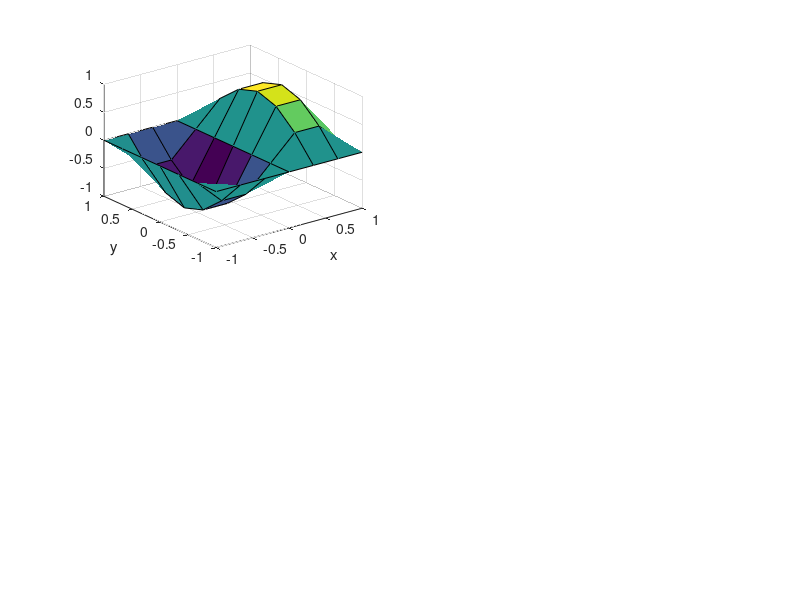

This figure's MATLAB source: (Note: this script raises an error after producing the figure.)
% Number of points and domain
N = 5;
xs = -1;
xe = 1;
ys = -1;
ye = 1;

% Vectors of x and y values
x = linspace(xs, xe, N+2);
y = linspace(ys, ye, N+2);

% Create matrices of x and y values on a grid
[X, Y] = meshgrid(x, y);

% Create function and evaluate it on the 2D Mesh
u_exact_fun = @(x, y)sin(pi*x).*cos(pi*y/2);
u_exact = u_exact_fun(X, Y);

% Create plots using a variety of ways to repersent 2D data
subplot(2, 2, 1)
surf(X, Y, u_exact)
xlabel('x')
ylabel('y')
title('Surface plot of exact solution', 'Grid displayed')
subplot(2, 2, 2)
surf(X, Y, u_exact, 'MeshStyle', 'none')
xlabel('x')
ylabel('y')
title('Surface plot of exact solution', 'Without grid')
subplot(2, 2, 3)
contourf(X, Y, u_exact)
colorbar
pbaspect([1 1 1])
xlabel('x')
ylabel('y')
title('Contour plot of exact solution', 'With colorbar')
subplot(2, 2, 4)
contour(X, Y, u_exact, 'ShowText', 'on')
pbaspect([1 1 1])
xlabel('x')
ylabel('y')
title('Contour plot of exact solution', 'With values on contours')